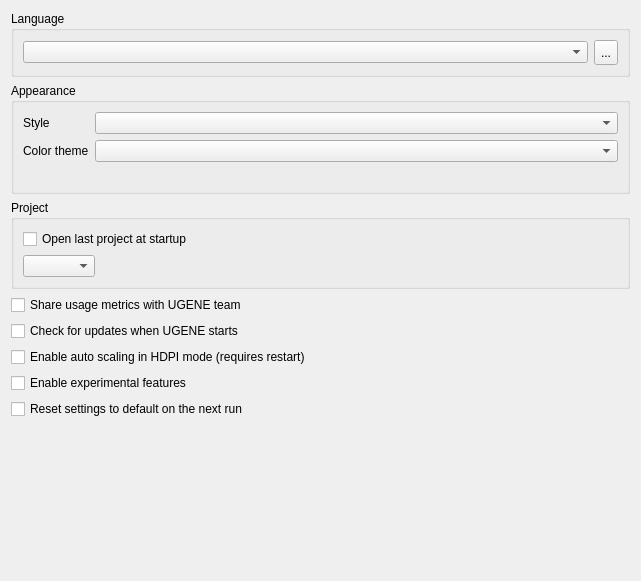
<?xml version="1.0" encoding="UTF-8"?>
<ui version="4.0">
 <class>UserApplicationsSettingsWidget</class>
 <widget class="QWidget" name="UserApplicationsSettingsWidget">
  <property name="geometry">
   <rect>
    <x>0</x>
    <y>0</y>
    <width>641</width>
    <height>581</height>
   </rect>
  </property>
  <property name="sizePolicy">
   <sizepolicy hsizetype="Minimum" vsizetype="Minimum">
    <horstretch>0</horstretch>
    <verstretch>0</verstretch>
   </sizepolicy>
  </property>
  <property name="windowTitle">
   <string/>
  </property>
  <layout class="QVBoxLayout" name="verticalLayout_2">
   <item>
    <widget class="QGroupBox" name="langBox">
     <property name="title">
      <string>Language</string>
     </property>
     <layout class="QHBoxLayout" name="horizontalLayout">
      <item>
       <widget class="QComboBox" name="langCombo"/>
      </item>
      <item>
       <widget class="QToolButton" name="langButton">
        <property name="minimumSize">
         <size>
          <width>24</width>
          <height>25</height>
         </size>
        </property>
        <property name="text">
         <string>...</string>
        </property>
       </widget>
      </item>
     </layout>
    </widget>
   </item>
   <item>
    <widget class="QGroupBox" name="groupBox_3">
     <property name="sizePolicy">
      <sizepolicy hsizetype="Preferred" vsizetype="Preferred">
       <horstretch>0</horstretch>
       <verstretch>0</verstretch>
      </sizepolicy>
     </property>
     <property name="title">
      <string>Appearance</string>
     </property>
     <layout class="QVBoxLayout" name="verticalLayout_4">
      <item>
       <layout class="QHBoxLayout" name="horizontalLayout_3">
        <item>
         <layout class="QVBoxLayout" name="verticalLayout_6">
          <item>
           <widget class="QLabel" name="label">
            <property name="sizePolicy">
             <sizepolicy hsizetype="Preferred" vsizetype="Preferred">
              <horstretch>0</horstretch>
              <verstretch>0</verstretch>
             </sizepolicy>
            </property>
            <property name="text">
             <string>Style</string>
            </property>
           </widget>
          </item>
          <item>
           <widget class="QLabel" name="label_2">
            <property name="text">
             <string>Color theme</string>
            </property>
           </widget>
          </item>
         </layout>
        </item>
        <item>
         <layout class="QVBoxLayout" name="verticalLayout_7">
          <item>
           <widget class="QComboBox" name="styleCombo">
            <property name="sizePolicy">
             <sizepolicy hsizetype="MinimumExpanding" vsizetype="Fixed">
              <horstretch>0</horstretch>
              <verstretch>0</verstretch>
             </sizepolicy>
            </property>
           </widget>
          </item>
          <item>
           <widget class="QComboBox" name="colorThemeCombo">
            <property name="sizePolicy">
             <sizepolicy hsizetype="MinimumExpanding" vsizetype="Fixed">
              <horstretch>0</horstretch>
              <verstretch>0</verstretch>
             </sizepolicy>
            </property>
           </widget>
          </item>
         </layout>
        </item>
       </layout>
      </item>
      <item>
       <widget class="QLabel" name="errorLabel">
        <property name="text">
         <string/>
        </property>
       </widget>
      </item>
     </layout>
    </widget>
   </item>
   <item>
    <widget class="QGroupBox" name="projectBox">
     <property name="title">
      <string>Project</string>
     </property>
     <layout class="QVBoxLayout" name="verticalLayout">
      <item>
       <widget class="QCheckBox" name="autoOpenProjectBox">
        <property name="text">
         <string>Open last project at startup</string>
        </property>
       </widget>
      </item>
      <item>
       <layout class="QHBoxLayout" name="horizontalLayout_11">
        <item>
         <widget class="QComboBox" name="askToSaveProject"/>
        </item>
        <item>
         <spacer name="horizontalSpacer_2">
          <property name="orientation">
           <enum>Qt::Orientation::Horizontal</enum>
          </property>
          <property name="sizeHint" stdset="0">
           <size>
            <width>40</width>
            <height>20</height>
           </size>
          </property>
         </spacer>
        </item>
       </layout>
      </item>
     </layout>
    </widget>
   </item>
   <item>
    <widget class="QCheckBox" name="enableStatisticsEdit">
     <property name="toolTip">
      <string>Share now many times different tools were run or UI actions were activated. No user data is sent to UGENE.</string>
     </property>
     <property name="text">
      <string>Share usage metrics with UGENE team</string>
     </property>
    </widget>
   </item>
   <item>
    <widget class="QCheckBox" name="updatesCheckBox">
     <property name="toolTip">
      <string>Do not check and ask about UGENE updates during UGENE startup.</string>
     </property>
     <property name="text">
      <string>Check for updates when UGENE starts</string>
     </property>
    </widget>
   </item>
   <item>
    <widget class="QCheckBox" name="highDpiAutoScalingCheckBox">
     <property name="toolTip">
      <string>Enable scaling for high-resolution (HiDPI) displays. Improves UI clarity on 4K and Retina screens. Requires restart.</string>
     </property>
     <property name="text">
      <string>Enable auto scaling in HDPI mode (requires restart)</string>
     </property>
    </widget>
   </item>
   <item>
    <widget class="QCheckBox" name="experimentsCheckBox">
     <property name="toolTip">
      <string>Enables experimental features hidden by default. May require restart for some features to be activated.</string>
     </property>
     <property name="text">
      <string>Enable experimental features</string>
     </property>
    </widget>
   </item>
   <item>
    <widget class="QCheckBox" name="resetSettingsBox">
     <property name="toolTip">
      <string>Resets all UGENE settings to default. Requires restart.</string>
     </property>
     <property name="text">
      <string>Reset settings to default on the next run</string>
     </property>
    </widget>
   </item>
   <item>
    <spacer name="verticalSpacer">
     <property name="orientation">
      <enum>Qt::Orientation::Vertical</enum>
     </property>
     <property name="sizeHint" stdset="0">
      <size>
       <width>0</width>
       <height>0</height>
      </size>
     </property>
    </spacer>
   </item>
  </layout>
 </widget>
 <resources/>
 <connections/>
</ui>
